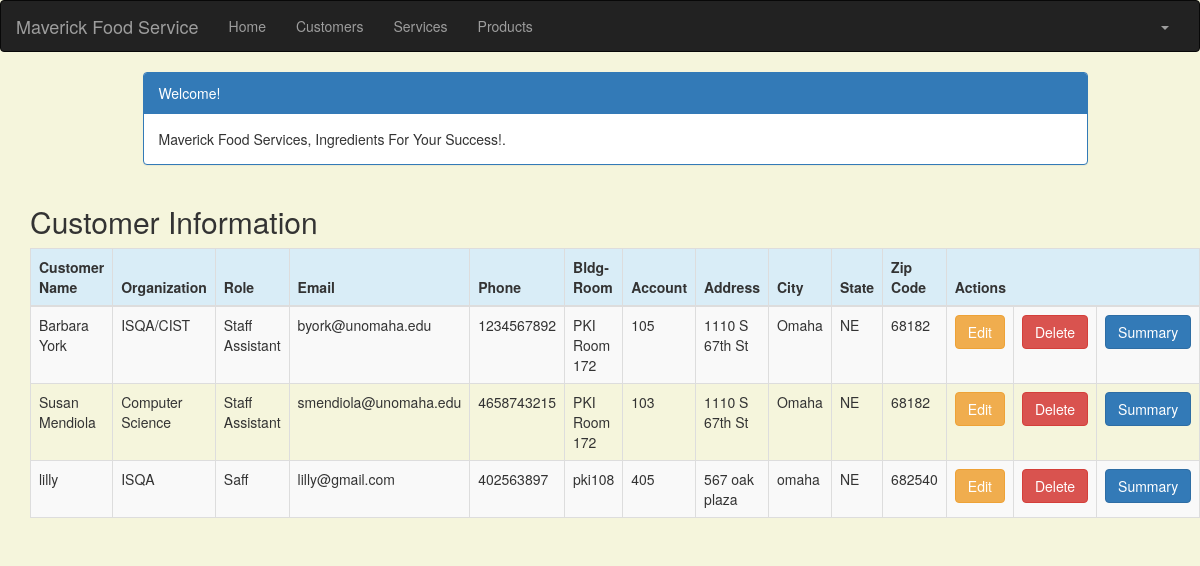
The app's page /customer_list (signed in), older data.
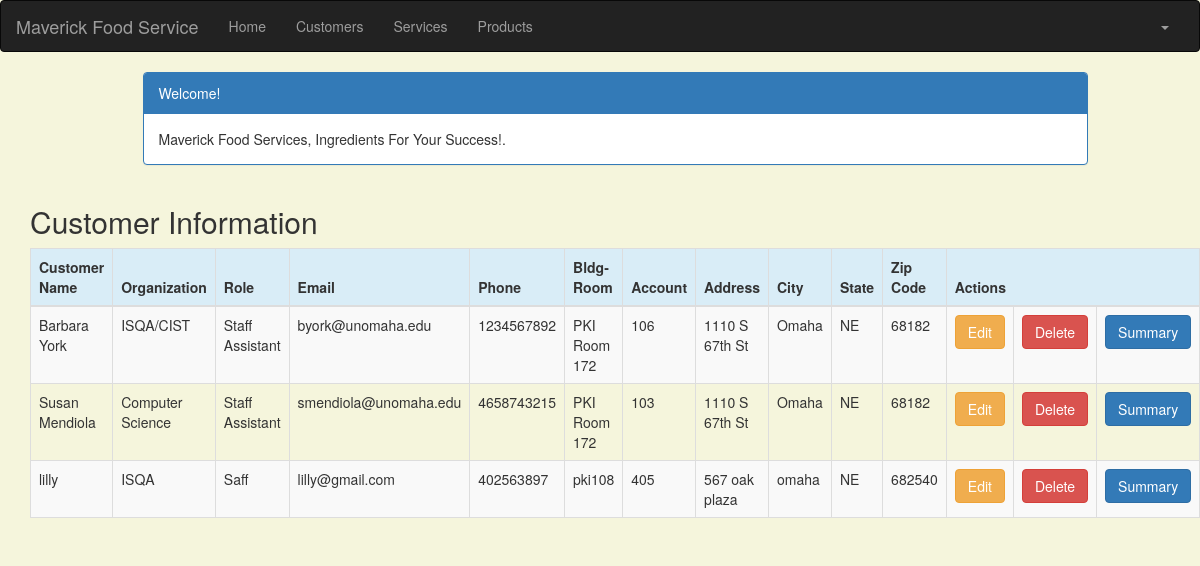
The same page, newer data.
### crm/models.py (models this page shows, shortened)
class Customer(models.Model):
    cust_name = models.CharField(max_length=50)
    organization = models.CharField(max_length=100, blank=True)
    role = models.CharField(max_length=100)
    email = models.EmailField(max_length=100)
    bldgroom = models.CharField(max_length=100)
    address = models.CharField(max_length=200)
    account_number = models.IntegerField(blank=False, null=False)
    city = models.CharField(max_length=50)
    state = models.CharField(max_length=50)
    zipcode = models.CharField(max_length=10)
    phone_number = models.CharField(max_length=50)
    created_date = models.DateTimeField(
        default=timezone.now)
    updated_date = models.DateTimeField(auto_now_add=True)

### crm/views.py (the view)
# urls.py: path('customer_list', views.customer_list, name='customer_list'),
@login_required
def customer_list(request):
    customer = Customer.objects.filter(created_date__lte=timezone.now())
    return render(request, 'crm/customer_list.html',
                 {'customers': customer})

### crm/templates/crm/customer_list.html (shortened to what this page needs)
<!DOCTYPE html>
<html lang="en">
{% extends 'crm/base.html' %}
{% block content %}
    <html>
    <head>
        <link rel="stylesheet" href="https://maxcdn.bootstrapcdn.com/bootstrap/3.3.4/css/bootstrap.min.css">
    </head>
    <body>
    <div class="container">
        <div class="row">
            <div class="col-md-10 col-md-offset-1">
                <div class="panel panel-primary">
                    <div class="panel-heading">Welcome!</div>
                    <div class="panel-body">
                        Maverick Food Services, Ingredients For Your Success!.
                    </div>
                </div>
            </div>
        </div>
    </div>
    <div class="row">
        <h2 style="padding-left: 15Px">Customer Information</h2>
    </div>
    <div>
        <table class="table table-striped table-bordered table-hover">
            <thead>
            <tr class="bg-info">
                <th>Customer Name</th>
                <th>Organization</th>
                <th>Role</th>
                <th>Email</th>
                <th>Phone</th>
                <th>Bldg-Room</th>
                <th>Account</th>
                <th>Address</th>
                <th>City</th>
                <th>State</th>
                <th>Zip Code</th>
                <th colspan="3">Actions</th>
            </tr>
            </thead>
            <tbody>
            {% for customer in customers %}
                <tr>
                    <td>{{ customer.cust_name }}</td>
                    <td>{{ customer.organization }}</td>
                    <td>{{ customer.role }}</td>
                    <td>{{ customer.email }}</td>
                    <td>{{ customer.phone_number }}</td>
                    <td>{{ customer.bldgroom }}</td>
                    <td>{{ customer.account_number }}</td>
                    <td>{{ customer.address }}</td>
                    <td>{{ customer.city }}</td>
                    <td>{{ customer.state }}</td>
                    <td>{{ customer.zipcode }}</td>
                    <td><a href="{% url 'crm:customer_edit' pk=customer.pk %}" class="btn btn-warning">Edit</a>
                    <td><a href="{% url 'crm:customer_delete' pk=customer.pk %}"
                           onclick="return confirm('Are you sure you want to delete?')"
                           class="btn btn-danger">Delete</a>
                    </td>
                   <td><a href="{% url 'crm:summary' pk=customer.pk %}"
                           class="btn btn-primary">Summary</a>
                </tr>
            {% endfor %}
            </tbody>
        </table>
    </div>
    </body>
    </html>
{% endblock %}

Row changes from the older to the newer data that the page shows:
changed Customer "Barbara York": account_number "105" → "106"
